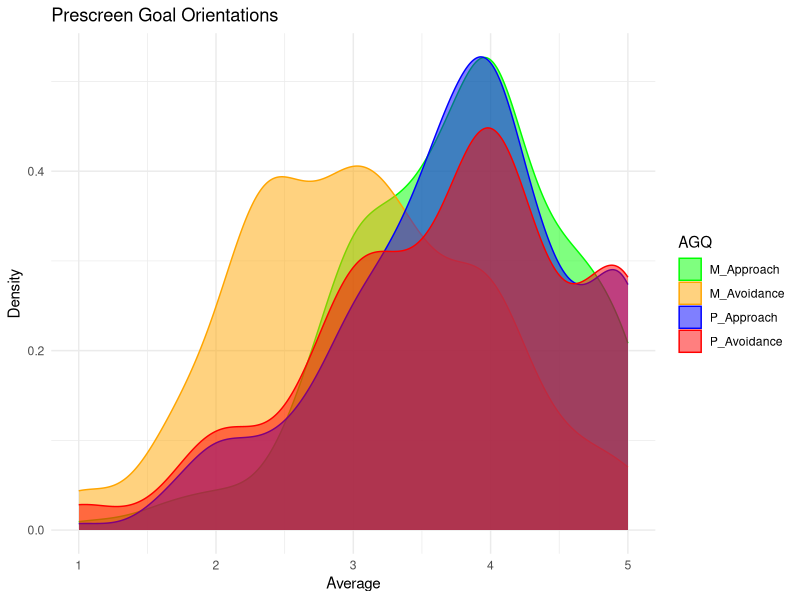
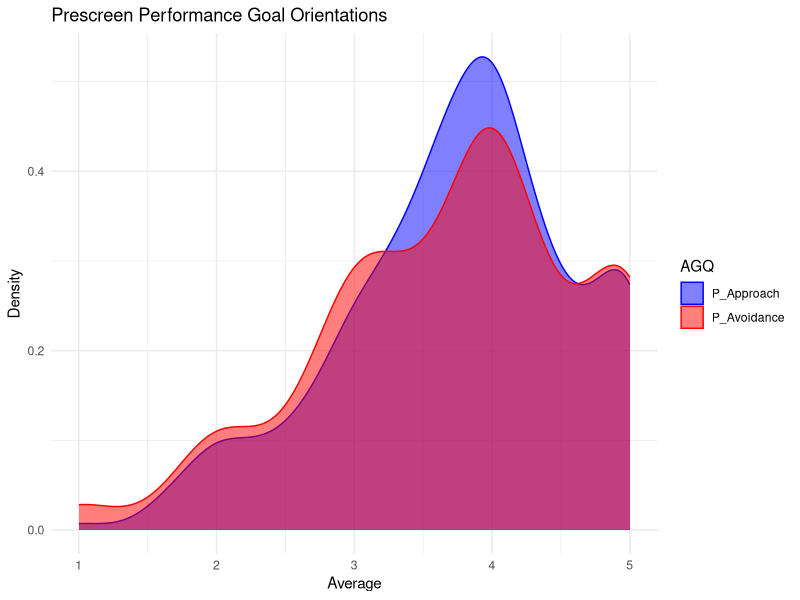
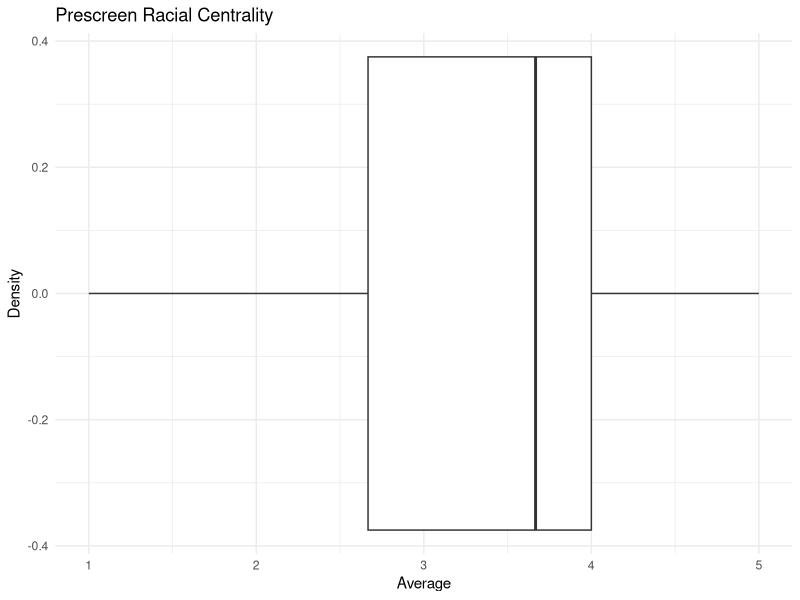

These charts were generated, in order, by the following R code:
# STUDY 1 PRESCREEN 

# Install packages --------------------------------------------------------

library(tidyverse)
library(data.table)

# Clean data --------------------------------------------------------------

raw_prescreen <- read_csv("raw_prescreen.csv")
#View(raw_prescreen)
#colnames(raw_prescreen)

filter_df <- raw_prescreen |> 
  dplyr::select(23,5,24,26:30,32:66)

clean_prescreen <- 
        filter_df |> 
          # Recode columns
          mutate(Gender = 
                   recode_factor(Gender,
                                 "1" = "Woman",
                                 "2" = "Man",
                                 "3" = "Non-binary",
                                 "4" = "Other"),
                 FirstGen = 
                   recode_factor(FirstGen,
                                 "1" = "Yes",
                                 "2" = "No",
                                 #Not sure is coded as no
                                 "3" = "No"),
                 FirstGen_US = 
                   recode_factor(FirstGen_US,
                                 "1" = "Yes",
                                 "2" = "No",
                                 #Not sure is coded as no
                                 "3" = "No"),
                 `1st_immigrant` = 
                   recode_factor(`1st_immigrant`,
                                 "1" = "Yes",
                                 "2" = "No",
                                 #Not sure is coded as no
                                 "3" = "No"),
                 `2nd_immigrant` = 
                   recode_factor(`2nd_immigrant`,
                                 "1" = "Yes",
                                 "2" = "No",
                                 #Not sure is coded as no
                                 "3" = "No"),
                 HighestDegree = 
                   recode_factor(HighestDegree,
                                 "1" = "HS/GED",
                                 "2" = "Associate",
                                 "3" = "Bachelor",
                                 "4" = "Master",
                                 "5" = "Doctorate"),
                 STEMMajor = 
                   recode_factor(STEMMajor,
                                 "1" = "STEM",
                                 "2" = "Not STEM",
                                 "3" = "Not STEM")) |> 
             # Recode participant error
              mutate(`1st_immigrant` = replace(`1st_immigrant`, 34, "No"),
                     `1st_age` = replace(`1st_age`, 34, NA)) |> 
             # Recode scale error for Math/Reading items
              mutate_at(vars(Reading5, Math5, Reading6, Math6), 
                        ~recode(., 
                                "23" = "1",
                                "24" = "2",
                                "25" = "3",
                                "26" = "4",
                                "27" = "5")) |> 
             # Convert character to numeric
               mutate_at(c(2,7,13:43), as.numeric) 

# EDA ---------------------------------------------------------------------

prescreen_df <- clean_prescreen |> 
                    slice(-c(1:2))

# Duration: ~5min
summary(prescreen_df$`Duration (in seconds)`)

# Gender
table(prescreen_df$Gender)

# FirstGen
table(prescreen_df$FirstGen)

#1st_immigrant
table(prescreen_df$`1st_immigrant`)

#STEMMajor
table(prescreen_df$STEMMajor)


# Baseline avgs ----------------------------------------------------------

prescreen_avg <- prescreen_df |> 
                    rowwise() |> 
                    mutate(M_Approach = round(mean(c_across(c(14,16,20)), na.rm = TRUE), 3),
                           M_Avoidance = round(mean(c_across(c(18,22,24)), na.rm = TRUE), 3),
                           P_Approach = round(mean(c_across(c(15,17,21)), na.rm = TRUE), 3),
                           P_Avoidance = round(mean(c_across(c(19,23,25)), na.rm = TRUE), 3),
                           Math_ID = round(mean(c_across(c(27,29,31,33,35,37)), na.rm = TRUE), 3),
                           Reading_ID = round(mean(c_across(c(26,28,30,32,34,26)), na.rm = TRUE), 3),
                           Racial_ID = round(mean(c_across(38:40), na.rm = TRUE), 3),
                           Gender_ID = round(mean(c_across(41:43), na.rm = TRUE), 3)
                           )

#write.csv(prescreen_avg,"cleaned_prescreen.csv", row.names = FALSE)

# Distributions -----------------------------------------------------------

# Look at all AGQ averages
prescreen_AGQ_all <- prescreen_avg %>%
  pivot_longer(cols = c(M_Approach, M_Avoidance, P_Approach, P_Avoidance),
               names_to = "AGQ_all", 
               values_to = "AGQ_values_all")

ggplot(prescreen_AGQ_all, aes(x = AGQ_values_all, color = AGQ_all, fill = AGQ_all)) +
  geom_density(alpha = 0.5) +
  scale_color_manual(values = c("green", "orange", "blue", "red")) +
  scale_fill_manual(values = c("green", "orange","blue", "red")) +
  theme_minimal() +
  labs(title = "Prescreen Goal Orientations",
       x = "Average",
       y = "Density",
       color = "AGQ",
       fill = "AGQ") 

# Only performance approach/avoidance

prescreen_AGQ <- prescreen_avg %>%
  pivot_longer(cols = c(P_Approach, P_Avoidance),
               names_to = "AGQ", 
               values_to = "AGQ_values")

ggplot(prescreen_AGQ, aes(x = AGQ_values, color = AGQ, fill = AGQ)) +
  geom_density(alpha = 0.5) +
  scale_color_manual(values = c("blue", "red")) +
  scale_fill_manual(values = c("blue", "red")) +
  theme_minimal() +
  labs(title = "Prescreen Performance Goal Orientations",
       x = "Average",
       y = "Density",
       color = "AGQ",
       fill = "AGQ") 

# Racial Centrality

ggplot(prescreen_AGQ, aes(x = Racial_ID)) +
  geom_boxplot() +
  theme_minimal() +
  labs(title = "Prescreen Racial Centrality",
            x = "Average",
            y = "Density")


